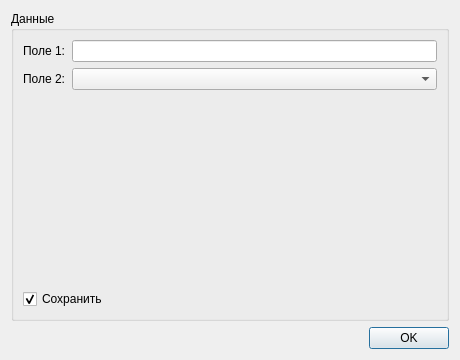
<?xml version="1.0" encoding="UTF-8"?>
<ui version="4.0"><class>Dialog</class><widget class="QDialog" name="Dialog"><property name="geometry"><rect><x>0</x><y>0</y><width>460</width><height>360</height></rect></property><property name="windowTitle"><string>#053 nested/138_form_in_vbox_in_group</string></property><layout class="QVBoxLayout" name="verticalLayout"><property name="leftMargin"><number>11</number></property><property name="topMargin"><number>11</number></property><property name="rightMargin"><number>11</number></property><property name="bottomMargin"><number>11</number></property><property name="spacing"><number>6</number></property><item><widget class="QGroupBox" name="g1"><property name="title"><string>Данные</string></property><layout class="QVBoxLayout" name="g1Layout"><property name="leftMargin"><number>9</number></property><property name="topMargin"><number>9</number></property><property name="rightMargin"><number>9</number></property><property name="bottomMargin"><number>9</number></property><property name="spacing"><number>6</number></property><item><layout class="QVBoxLayout" name="stack"><property name="leftMargin"><number>0</number></property><property name="topMargin"><number>0</number></property><property name="rightMargin"><number>0</number></property><property name="bottomMargin"><number>0</number></property><property name="spacing"><number>6</number></property><item><layout class="QFormLayout" name="formLayout"><item row="0" column="0"><widget class="QLabel" name="l1"><property name="text"><string>Поле 1:</string></property></widget></item><item row="0" column="1"><widget class="QLineEdit" name="e1"></widget></item><item row="1" column="0"><widget class="QLabel" name="l2"><property name="text"><string>Поле 2:</string></property></widget></item><item row="1" column="1"><widget class="QComboBox" name="c1"></widget></item></layout></item><item><widget class="QCheckBox" name="c2"><property name="text"><string>Сохранить</string></property><property name="checked"><bool>true</bool></property></widget></item></layout></item></layout></widget></item><item><layout class="QHBoxLayout" name="buttons"><property name="leftMargin"><number>0</number></property><property name="topMargin"><number>0</number></property><property name="rightMargin"><number>0</number></property><property name="bottomMargin"><number>0</number></property><property name="spacing"><number>6</number></property><item><spacer name="horizontalSpacer"><property name="orientation"><enum>Qt::Orientation::Horizontal</enum></property><property name="sizeHint" stdset="0"><size><width>40</width><height>20</height></size></property></spacer></item><item><widget class="QPushButton" name="ok"><property name="text"><string>OK</string></property></widget></item></layout></item></layout></widget></ui>
